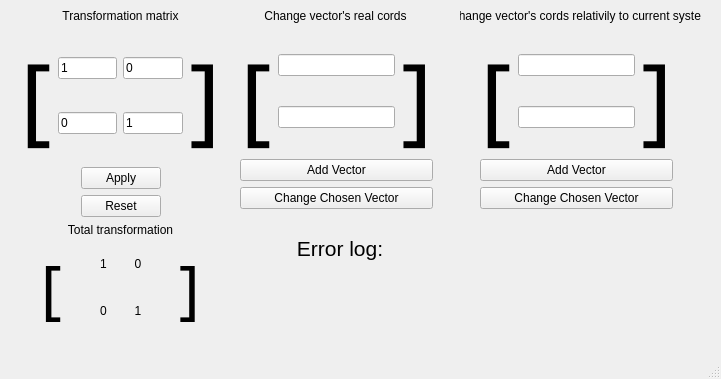
<?xml version="1.0" encoding="UTF-8"?>
<ui version="4.0">
 <class>MainWindow</class>
 <widget class="QMainWindow" name="MainWindow">
  <property name="geometry">
   <rect>
    <x>0</x>
    <y>0</y>
    <width>721</width>
    <height>379</height>
   </rect>
  </property>
  <property name="windowTitle">
   <string>Options</string>
  </property>
  <widget class="QWidget" name="centralwidget">
   <widget class="QWidget" name="gridLayoutWidget_2">
    <property name="geometry">
     <rect>
      <x>20</x>
      <y>30</y>
      <width>201</width>
      <height>301</height>
     </rect>
    </property>
    <layout class="QGridLayout" name="gridLayout_2">
     <item row="5" column="0">
      <widget class="QLabel" name="label_12">
       <property name="text">
        <string>Total transformation</string>
       </property>
       <property name="alignment">
        <set>Qt::AlignCenter</set>
       </property>
      </widget>
     </item>
     <item row="4" column="0">
      <layout class="QHBoxLayout" name="horizontalLayout_3">
       <item>
        <spacer name="horizontalSpacer_3">
         <property name="orientation">
          <enum>Qt::Horizontal</enum>
         </property>
         <property name="sizeHint" stdset="0">
          <size>
           <width>40</width>
           <height>20</height>
          </size>
         </property>
        </spacer>
       </item>
       <item>
        <widget class="QPushButton" name="ResetButton">
         <property name="text">
          <string>Reset</string>
         </property>
        </widget>
       </item>
       <item>
        <spacer name="horizontalSpacer_4">
         <property name="orientation">
          <enum>Qt::Horizontal</enum>
         </property>
         <property name="sizeHint" stdset="0">
          <size>
           <width>40</width>
           <height>20</height>
          </size>
         </property>
        </spacer>
       </item>
      </layout>
     </item>
     <item row="0" column="0">
      <layout class="QHBoxLayout" name="horizontalLayout">
       <item>
        <widget class="QLabel" name="label">
         <property name="font">
          <font>
           <family>Candara Light</family>
           <pointsize>72</pointsize>
          </font>
         </property>
         <property name="text">
          <string>[</string>
         </property>
         <property name="alignment">
          <set>Qt::AlignLeading|Qt::AlignLeft|Qt::AlignTop</set>
         </property>
        </widget>
       </item>
       <item>
        <layout class="QGridLayout" name="gridLayout">
         <item row="1" column="0">
          <widget class="QLineEdit" name="matrix00">
           <property name="text">
            <string>1</string>
           </property>
          </widget>
         </item>
         <item row="1" column="1">
          <widget class="QLineEdit" name="matrix01">
           <property name="text">
            <string>0</string>
           </property>
          </widget>
         </item>
         <item row="2" column="0">
          <widget class="QLineEdit" name="matrix10">
           <property name="text">
            <string>0</string>
           </property>
          </widget>
         </item>
         <item row="2" column="1">
          <widget class="QLineEdit" name="matrix11">
           <property name="text">
            <string>1</string>
           </property>
          </widget>
         </item>
        </layout>
       </item>
       <item>
        <widget class="QLabel" name="label_2">
         <property name="font">
          <font>
           <family>Candara Light</family>
           <pointsize>72</pointsize>
          </font>
         </property>
         <property name="text">
          <string>]</string>
         </property>
         <property name="alignment">
          <set>Qt::AlignLeading|Qt::AlignLeft|Qt::AlignTop</set>
         </property>
        </widget>
       </item>
      </layout>
     </item>
     <item row="1" column="0">
      <layout class="QHBoxLayout" name="horizontalLayout_2">
       <item>
        <spacer name="horizontalSpacer">
         <property name="orientation">
          <enum>Qt::Horizontal</enum>
         </property>
         <property name="sizeHint" stdset="0">
          <size>
           <width>40</width>
           <height>20</height>
          </size>
         </property>
        </spacer>
       </item>
       <item>
        <widget class="QPushButton" name="ApplyButton">
         <property name="text">
          <string>Apply</string>
         </property>
        </widget>
       </item>
       <item>
        <spacer name="horizontalSpacer_2">
         <property name="orientation">
          <enum>Qt::Horizontal</enum>
         </property>
         <property name="sizeHint" stdset="0">
          <size>
           <width>40</width>
           <height>20</height>
          </size>
         </property>
        </spacer>
       </item>
      </layout>
     </item>
     <item row="6" column="0">
      <layout class="QHBoxLayout" name="horizontalLayout_4">
       <item>
        <widget class="QLabel" name="label_9">
         <property name="font">
          <font>
           <family>Candara Light</family>
           <pointsize>48</pointsize>
          </font>
         </property>
         <property name="text">
          <string>[</string>
         </property>
         <property name="alignment">
          <set>Qt::AlignHCenter|Qt::AlignTop</set>
         </property>
        </widget>
       </item>
       <item>
        <layout class="QGridLayout" name="gridLayout_9">
         <item row="1" column="0">
          <widget class="QLabel" name="current_cords00">
           <property name="text">
            <string>1</string>
           </property>
           <property name="alignment">
            <set>Qt::AlignCenter</set>
           </property>
          </widget>
         </item>
         <item row="1" column="1">
          <widget class="QLabel" name="current_cords01">
           <property name="text">
            <string>0</string>
           </property>
           <property name="alignment">
            <set>Qt::AlignCenter</set>
           </property>
          </widget>
         </item>
         <item row="2" column="1">
          <widget class="QLabel" name="current_cords11">
           <property name="text">
            <string>1</string>
           </property>
           <property name="alignment">
            <set>Qt::AlignCenter</set>
           </property>
          </widget>
         </item>
         <item row="2" column="0">
          <widget class="QLabel" name="current_cords10">
           <property name="text">
            <string>0</string>
           </property>
           <property name="alignment">
            <set>Qt::AlignCenter</set>
           </property>
          </widget>
         </item>
        </layout>
       </item>
       <item>
        <widget class="QLabel" name="label_10">
         <property name="font">
          <font>
           <family>Candara Light</family>
           <pointsize>48</pointsize>
          </font>
         </property>
         <property name="text">
          <string>]</string>
         </property>
         <property name="alignment">
          <set>Qt::AlignHCenter|Qt::AlignTop</set>
         </property>
        </widget>
       </item>
      </layout>
     </item>
    </layout>
   </widget>
   <widget class="QWidget" name="gridLayoutWidget_4">
    <property name="geometry">
     <rect>
      <x>240</x>
      <y>30</y>
      <width>193</width>
      <height>179</height>
     </rect>
    </property>
    <layout class="QGridLayout" name="gridLayout_5">
     <item row="2" column="0">
      <widget class="QPushButton" name="AddVector">
       <property name="text">
        <string>Add Vector</string>
       </property>
      </widget>
     </item>
     <item row="0" column="0">
      <layout class="QGridLayout" name="gridLayout_4">
       <item row="0" column="2">
        <widget class="QLabel" name="label_4">
         <property name="font">
          <font>
           <family>Candara Light</family>
           <pointsize>72</pointsize>
          </font>
         </property>
         <property name="text">
          <string>]</string>
         </property>
         <property name="alignment">
          <set>Qt::AlignLeading|Qt::AlignLeft|Qt::AlignTop</set>
         </property>
        </widget>
       </item>
       <item row="0" column="1">
        <layout class="QGridLayout" name="gridLayout_3">
         <item row="0" column="0">
          <widget class="QLineEdit" name="Vector_x"/>
         </item>
         <item row="1" column="0">
          <widget class="QLineEdit" name="Vector_y"/>
         </item>
        </layout>
       </item>
       <item row="0" column="0">
        <widget class="QLabel" name="label_3">
         <property name="font">
          <font>
           <family>Candara Light</family>
           <pointsize>72</pointsize>
          </font>
         </property>
         <property name="text">
          <string>[</string>
         </property>
         <property name="alignment">
          <set>Qt::AlignLeading|Qt::AlignLeft|Qt::AlignTop</set>
         </property>
        </widget>
       </item>
      </layout>
     </item>
     <item row="3" column="0">
      <widget class="QPushButton" name="ChangeVectorRealCords">
       <property name="text">
        <string>Change Chosen Vector</string>
       </property>
      </widget>
     </item>
    </layout>
   </widget>
   <widget class="QLabel" name="label_5">
    <property name="geometry">
     <rect>
      <x>240</x>
      <y>0</y>
      <width>191</width>
      <height>31</height>
     </rect>
    </property>
    <property name="text">
     <string>Change vector's real cords</string>
    </property>
    <property name="alignment">
     <set>Qt::AlignCenter</set>
    </property>
   </widget>
   <widget class="QLabel" name="label_6">
    <property name="geometry">
     <rect>
      <x>460</x>
      <y>0</y>
      <width>241</width>
      <height>31</height>
     </rect>
    </property>
    <property name="text">
     <string>Change vector's cords relativily to current system</string>
    </property>
    <property name="alignment">
     <set>Qt::AlignCenter</set>
    </property>
   </widget>
   <widget class="QWidget" name="gridLayoutWidget_5">
    <property name="geometry">
     <rect>
      <x>480</x>
      <y>30</y>
      <width>193</width>
      <height>179</height>
     </rect>
    </property>
    <layout class="QGridLayout" name="gridLayout_6">
     <item row="3" column="0">
      <widget class="QPushButton" name="ChangeVectorRelativeCords">
       <property name="text">
        <string>Change Chosen Vector</string>
       </property>
      </widget>
     </item>
     <item row="2" column="0">
      <widget class="QPushButton" name="AddVector_rel">
       <property name="text">
        <string>Add Vector</string>
       </property>
      </widget>
     </item>
     <item row="0" column="0">
      <layout class="QGridLayout" name="gridLayout_7">
       <item row="0" column="2">
        <widget class="QLabel" name="label_7">
         <property name="font">
          <font>
           <family>Candara Light</family>
           <pointsize>72</pointsize>
          </font>
         </property>
         <property name="text">
          <string>]</string>
         </property>
         <property name="alignment">
          <set>Qt::AlignLeading|Qt::AlignLeft|Qt::AlignTop</set>
         </property>
        </widget>
       </item>
       <item row="0" column="1">
        <layout class="QGridLayout" name="gridLayout_8">
         <item row="0" column="0">
          <widget class="QLineEdit" name="Vector_x_rel"/>
         </item>
         <item row="1" column="0">
          <widget class="QLineEdit" name="Vector_y_rel"/>
         </item>
        </layout>
       </item>
       <item row="0" column="0">
        <widget class="QLabel" name="label_8">
         <property name="font">
          <font>
           <family>Candara Light</family>
           <pointsize>72</pointsize>
          </font>
         </property>
         <property name="text">
          <string>[</string>
         </property>
         <property name="alignment">
          <set>Qt::AlignLeading|Qt::AlignLeft|Qt::AlignTop</set>
         </property>
        </widget>
       </item>
      </layout>
     </item>
    </layout>
   </widget>
   <widget class="QLabel" name="label_11">
    <property name="geometry">
     <rect>
      <x>60</x>
      <y>0</y>
      <width>121</width>
      <height>31</height>
     </rect>
    </property>
    <property name="text">
     <string>Transformation matrix</string>
    </property>
    <property name="alignment">
     <set>Qt::AlignCenter</set>
    </property>
   </widget>
   <widget class="QWidget" name="gridLayoutWidget">
    <property name="geometry">
     <rect>
      <x>260</x>
      <y>230</y>
      <width>160</width>
      <height>80</height>
     </rect>
    </property>
    <layout class="QGridLayout" name="gridLayout_10">
     <item row="0" column="0">
      <widget class="QLabel" name="label_13">
       <property name="font">
        <font>
         <pointsize>16</pointsize>
        </font>
       </property>
       <property name="text">
        <string>Error log:</string>
       </property>
       <property name="alignment">
        <set>Qt::AlignCenter</set>
       </property>
      </widget>
     </item>
     <item row="1" column="0">
      <widget class="QLabel" name="ErrorLog">
       <property name="text">
        <string/>
       </property>
       <property name="alignment">
        <set>Qt::AlignCenter</set>
       </property>
      </widget>
     </item>
    </layout>
   </widget>
  </widget>
  <widget class="QMenuBar" name="menubar">
   <property name="geometry">
    <rect>
     <x>0</x>
     <y>0</y>
     <width>721</width>
     <height>21</height>
    </rect>
   </property>
  </widget>
  <widget class="QStatusBar" name="statusbar"/>
 </widget>
 <resources/>
 <connections/>
</ui>
